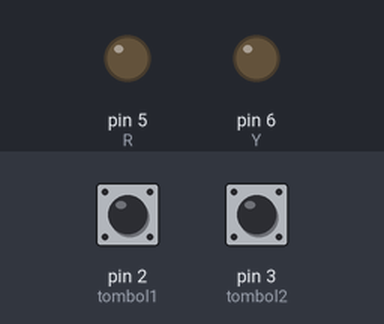
The sketch below on a simulated Arduino Uno, built with avr-gcc and run on an emulated ATmega328P. Shown: output pins drawn as LEDs (lit = HIGH). The test bench sets the inputs (shaded band); at power-on: pin 2 (tombol1) LOW, pin 3 (tombol2) LOW.

Above: at 1.2 s.
1.3 s: pin 2 (tombol1) pulled HIGH for 0.15 s
At 1.37 s:
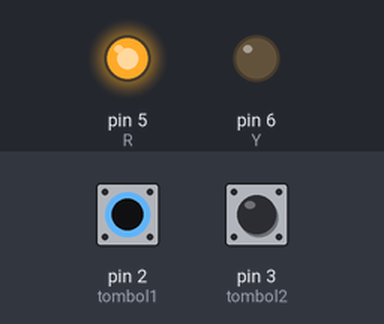
2.9 s: pin 2 (tombol1) pulled HIGH for 3.2 s
At 6.7 s:
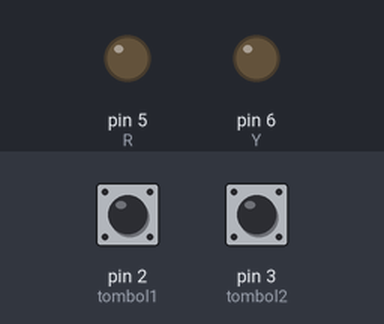
7.6 s: pin 3 (tombol2) pulled HIGH for 3.2 s
At 9.0 s:
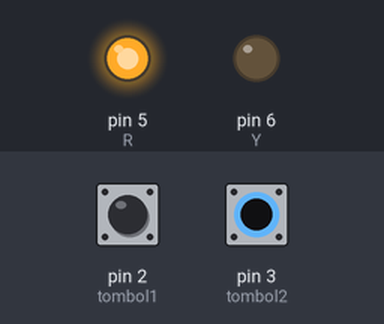
Timing chart, 0 to 12.3 s (numbered marks = the images above; inputs shaded):
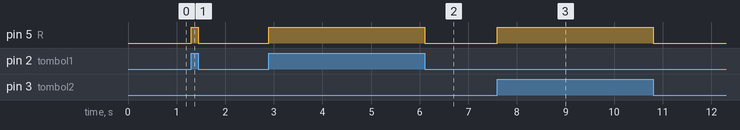

The sketch:

1.3Challenge.ino
```cpp
int tombol1=2,tombol2=3,R=5,Y=6;
void setup() {
  // put your setup code here, to run once:
pinMode(tombol1,INPUT);
pinMode(tombol2,INPUT);
pinMode(R,OUTPUT);
pinMode(Y,OUTPUT);
}

void loop() {
  // put your main code here, to run repeatedly:
int bacaTombol1=digitalRead(tombol1);
int bacaTombol2=digitalRead(tombol2);
if (bacaTombol1==1 or bacaTombol2==1){
  digitalWrite(R,HIGH);

}
else {
  digitalWrite(R,LOW);

}
}
```

Measured:
- after the input at 1.3 s, pin 5 (R): LOW → HIGH at once, → LOW 0.15 s later
- after the input at 2.9 s, pin 5 (R): LOW → HIGH at once, → LOW 3.2 s later
- after the input at 7.6 s, pin 5 (R): LOW → HIGH at once, → LOW 3.2 s later
